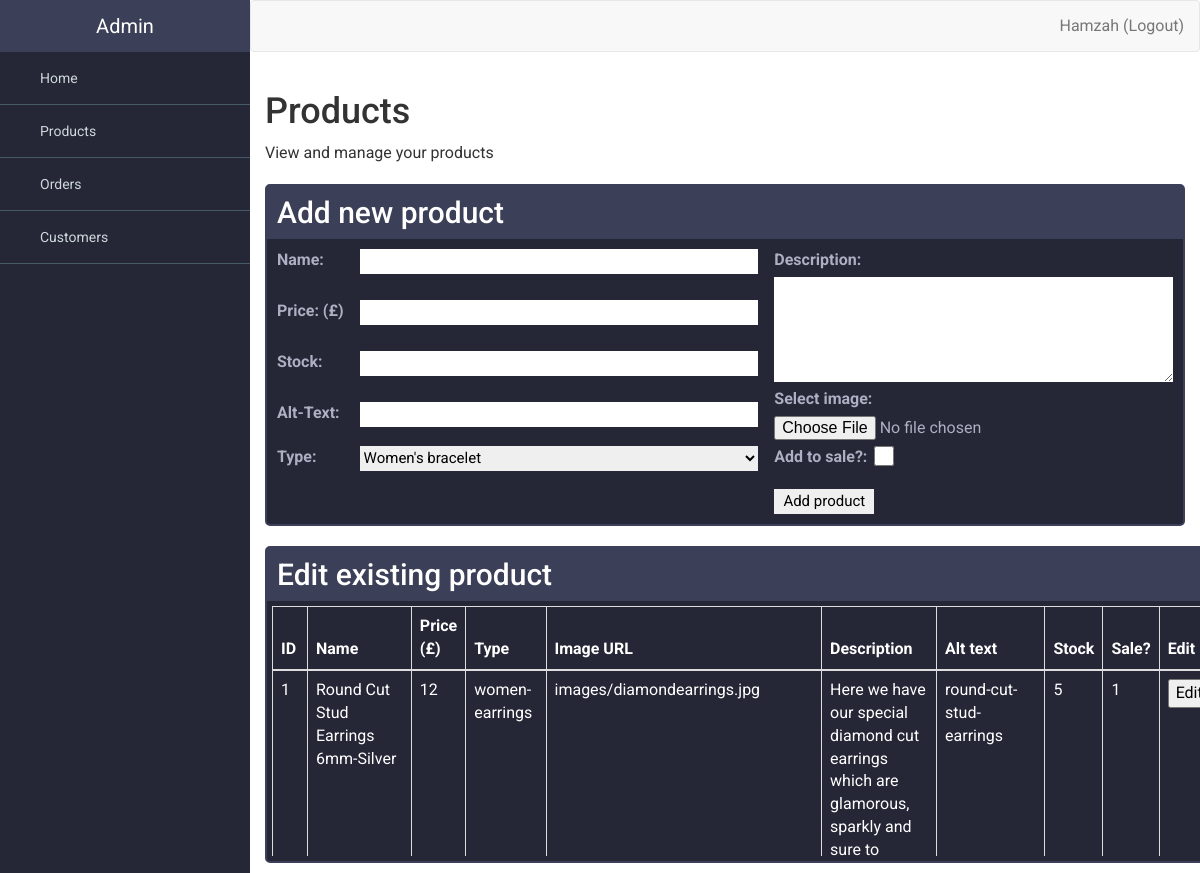
Screenshot of /AstonJewellerss/admin.php?page=products (signed in) with the database file from the repository.
### tables this page shows
CREATE TABLE `product` (
  `id` int(11) NOT NULL,
  `name` varchar(255) NOT NULL,
  `price` float NOT NULL,
  `type` varchar(20) NOT NULL,
  `image` varchar(255) NOT NULL,
  `desc` varchar(500) NOT NULL,
  `alt_text` text NOT NULL,
  `created_at` date NOT NULL,
  `updated_at` date NOT NULL,
  `stock` int(11) NOT NULL,
  `sale` tinyint(4) DEFAULT 0
);

### AstonJewellerss/admin-pages/products.php (the view, shortened to what this page needs)
<?php
$conn = getDb();
$stat = $conn->prepare("SELECT id, name, price, type, image, `desc`, alt_text, stock, sale FROM product");
$stat->execute();
$result = $stat->fetchAll(PDO::FETCH_ASSOC);
if (!isset($_GET['edit'])) {
echo '
<h1>Products</h1>
<p>View and manage your products</p>
<div class="add-product">
    <ul class="flex cards">
    <li>
        <h2>Add new product</h2>
        <form class="add-product-form" action="admin.php?page=products" method="post" enctype="multipart/form-data">
            <label for="product-name">Name:</label>
            <input type="text" name="product-name" id="product-name" required>
            <label for="product-price">Price: (£)</label>
            <input type="number" step="0.01" name="product-price" id="product-price" required>
            <label for="product-stock">Stock:</label>
            <input type="number" name="product-stock" id="product-stock" required>
            <label for="product-alt" id="product-alt">Alt-Text:</label>
            <input type="text" name="product-alt" id="product-alt" required>
            <label for="product-type">Type:</label>
            <select name="product-type" id="product-type">
                <option value="women-bracelet">Women&apos;s bracelet</option>
            </select>
            <div id="desc-box">
                <label for="product-desc">Description:</label>
                <textarea name="product-desc" id="product-desc" required></textarea>
                <label for="product-img">Select image:</label>
                <input type="file" id="product-img" name="product-img" accept="image/*" required>
            </div>
            <label for="product-sale" id="product-sale">Add to sale?:</label>
            <input type="checkbox" id="product-sale-chk" name="product-sale-chk" value="sale">
            <button id="submit-product-form" name="submit-product-form">Add product</button>
      </form>
    </li>
    </ul>
    <ul class="flex cards">
    <li>
        <h2>Edit existing product</h2>
        <div id="table-wrapper">
            <div id="table-scroll">
                <table id="existing-products" class="table table-bordered">
                <thead>
                    <tr>
                        <th>ID</th>
                        <th>Name</th>
                        <th>Price (£)</th>
                        <th>Type</th>
                        <th>Image URL</th>
                        <th>Description</th>
                        <th>Alt text</th>
                        <th>Stock</th>
                        <th>Sale?</th>
                        <th>Edit</th>
                    </tr>
                </thead>
                <tbody> '?>
                    <?php foreach ($result as $row) { ?>
                    <tr id="<?php echo $row["id"]; ?>">
                    <td><?php echo $row["id"]; ?></td>
                    <td><?php echo $row["name"]; ?></td>
                    <td><?php echo $row["price"]; ?></td>
                    <td><?php echo $row["type"]; ?></td>
                    <td><?php echo $row["image"]; ?></td>
                    <td><?php echo $row["desc"]; ?></td>
                    <td><?php echo $row["alt_text"]; ?></td>
                    <td><?php echo $row["stock"]; ?></td>
                    <td><?php echo $row["sale"]; ?></td>
                    <td><button id="edit" onclick="location.href='admin.php?page=products&edit=<?php echo $row["id"];?>'" type="button">Edit</button></td>
                    </tr>
                    <?php } echo '
                </tbody>
            </table>
        </div>
    </div>
    </li>
    </ul>
</div>
'; } elseif (isset($_GET['edit'])) {
    $stat = $conn->prepare("SELECT id, name, price, type, image, `desc`, alt_text, stock, sale FROM product WHERE id=:id");
    $stat->execute(['id' => $_GET['edit']]);
    $result = $stat->fetch(PDO::FETCH_ASSOC);
    $desc = $result['desc'];
            echo "
             <label for=\"product-name\">Name:</label>
             <input type=\"text\" value=\"" . $result["name"] ."\" name=\"product-name\" id=\"product-name\" required>
             <label for=\"product-price\">Price: (£)</label>
             <input type=\"number\" value=\"" . $result["price"] ."\" step=\"0.01\" name=\"product-price\" id=\"product-price\" required>
             <label for=\"product-stock\">Stock:</label>
             <input type=\"number\" value=\"" . $result["stock"] ."\" name=\"product-stock\" id=\"product-stock\" required>
             <label for=\"product-alt\" id=\"product-alt\">Alt-Text:</label>
             <input type=\"text\" value=\"" . $result["alt_text"] ."\" name=\"product-alt\" id=\"product-alt\" required>
            <label for=\"product-type\">Type:</label>
            <select name=\"product-type\" id=\"product-type\">
                <option value=\"women-bracelet\">Women&apos;s bracelet</option>
                <option value=\"women-necklace\">Women&apos;s necklace</option>
                <option value=\"women-earrings\">Women&apos;s earrings</option>
                <option value=\"women-ring\">Women&apos;s ring</option>
                <option value=\"women-watch\">Women&apos;s watch</option>
                <option value=\"men-bracelet\">Men&apos;s bracelet</option>
                <option value=\"men-chain\">Men&apos;s chain</option>
                <option value=\"men-earrings\">Men&apos;s earrings</option>
                <option value=\"men-ring\">Men&apos;s ring</option>
                <option value=\"men-watch\">Men&apos;s watch</option>
            </select>
            <div id=\"desc-box\">
                <label for=\"product-desc\">Description:</label>
                <textarea name=\"product-desc\" id=\"product-desc\" required>$desc</textarea>
                <label for=\"product-img\">Select image:</label>
                <input type=\"file\" id=\"product-img\" name=\"product-img\" accept=\"image/*\">
            </div>
            <label for=\"product-sale\" id=\"product-sale\">Add to sale?:</label>
            <input type=\"checkbox\" id=\"product-sale-chk\" name=\"product-sale-chk\" value=\"sale\">
            <button id=\"submit-product-form\" name=\"submit-product-form\">Edit product</button>
      </form>
    </li>
    </ul>
    "; } ?>

### AstonJewellerss/css/admin.css (style rules this page uses)
body { overflow-x: hidden; font-family: 'Roboto', sans-serif; font-size: 16px; }
.cards { list-style: none; margin: 0; padding: 0; }
.cards li { border: 2px solid rgb(60, 63, 88); border-radius:5px; background-color: rgb(37, 38, 54); color: #fff; flex: 1 1 200px; }
.cards h2 { background-color: rgb(60, 63, 88); margin: 0; padding: 10px; }
.flex { display: flex; flex-wrap: wrap; margin: 0 -10px; }
.flex li { flex: 1 1 200px; margin: 10px; }
.add-product-form, .edit-product-form { margin: 10px; color:rgb(173, 175, 194); display: grid; grid-template-columns: auto 1fr 1fr; grid-auto-flow: row dense; grid-gap: 1em; margin: 10px; }
.add-product-form > label, .edit-product-form > label { grid-column: 1; grid-row: auto; }
.add-product-form > input, .add-product-form > button, .add-product-form > select, .edit-product-form > input, .edit-product-form > button, .edit-product-form > select { grid-column: 2; grid-row: auto; color: black; border: none; height: 25px; font-size: 15px; }
.add-product-form textarea, .edit-product-form textarea { min-height: calc(100% - 2em); width: 100%; border: none; }
#desc-box, #address { grid-column: 3; grid-row: span 3; }
.add-product-form > button, .edit-product-form > button { grid-column: 3; grid-row: 5; }
#product-sale { grid-column: 3; grid-row: 5; }
#product-sale-chk { grid-column: 3; grid-row: 5; margin: 0px 0px; width: 220px; height: 20px; }
#submit-product-form { width: 100px; grid-row: 6; }
#table-wrapper { position:relative; }
#table-scroll { height:250px; overflow:auto; margin: 5px; }
#edit, #view { color: black; }

### rows the page displays
product: id "1", name "Round Cut Stud Earrings 6mm-Silver", price "12", type "women-earrings", image "images/diamondearrings.jpg", desc "Here we have our special diamond cut earrings which are glamorous, sparkly and sure to…", alt_text "round-cut-stud-earrings", stock "5", sale "1"

### other values shown
$_SESSION['fname'] "Hamzah"
